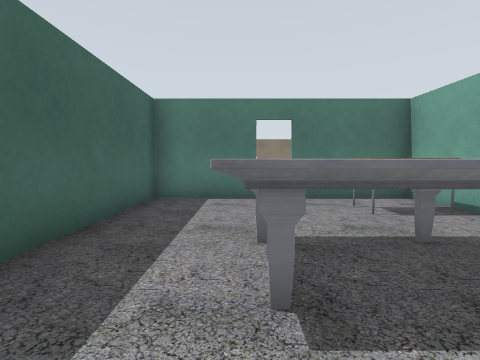
[1] (above)

19 first-person views from a walk through a Gazebo world. The camera is 0.9 m above the floor, tilts 4° down and sees 85° across. The floor is counted in squares, 1 m on a side. Each view is taken from the middle of a square. On the plan, view 1 faces up. The plan holds only what a view shows up to about 10 squares ahead; the rest is blank. Robots are left out. Simple patterns stand in for the simulator's built-in surfaces. Some stock models are drawn as simple stand-ins.

[2]
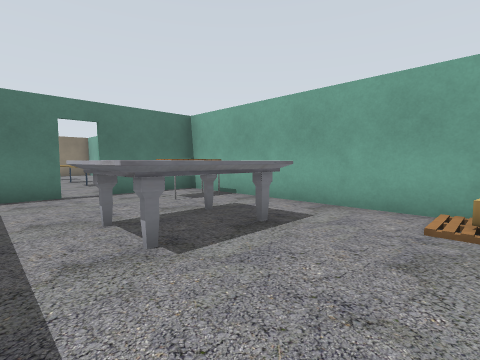

[3]
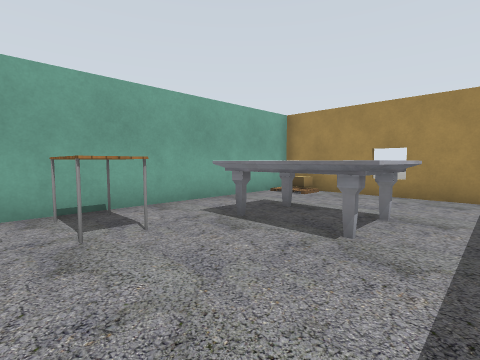

[4]
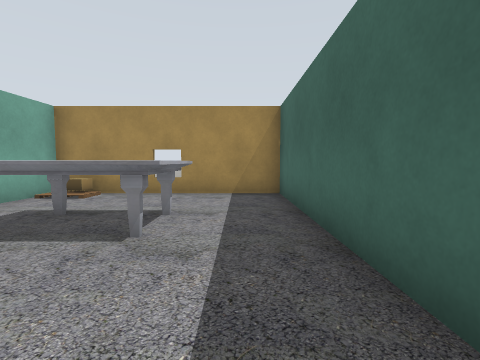

[5]
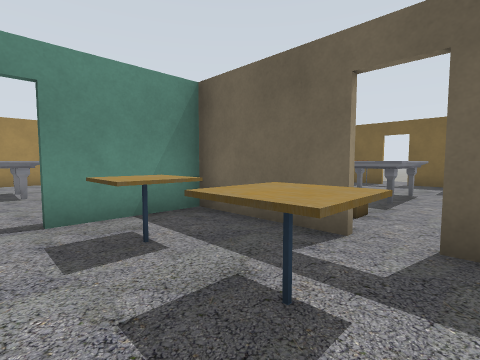

[6]
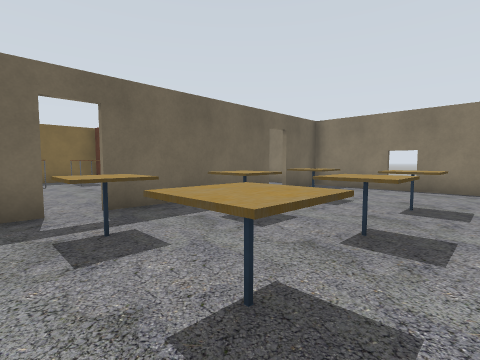

[7]
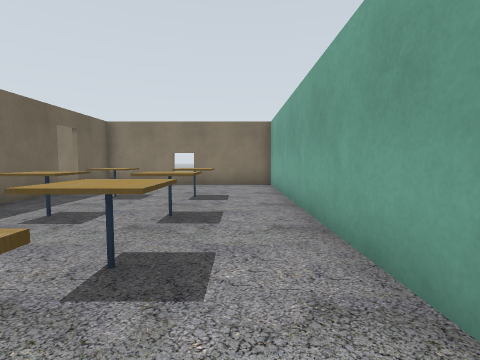

[8]
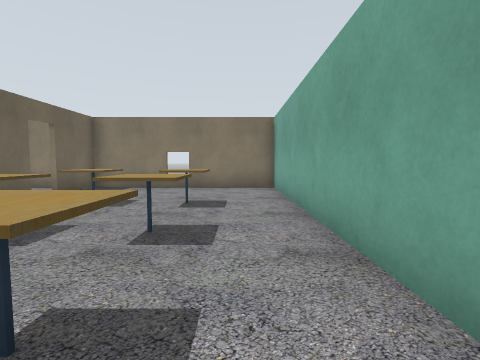

[9]
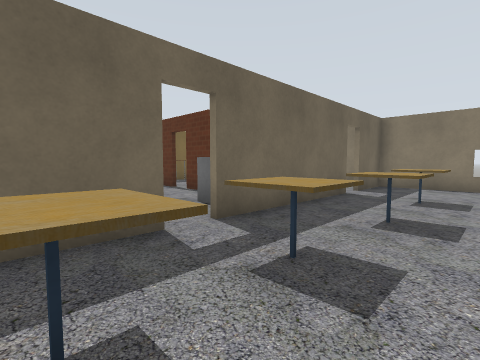

[10]
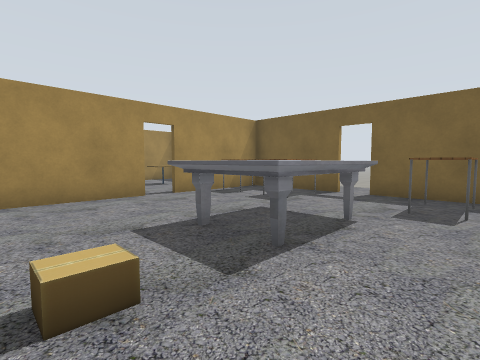

[11]
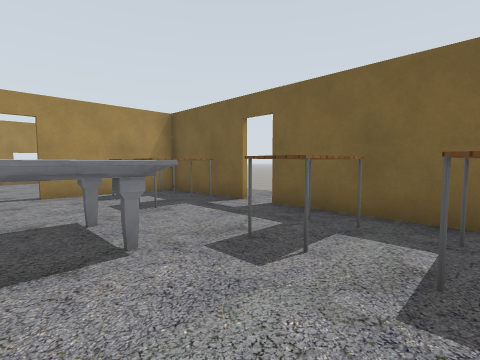

[12]
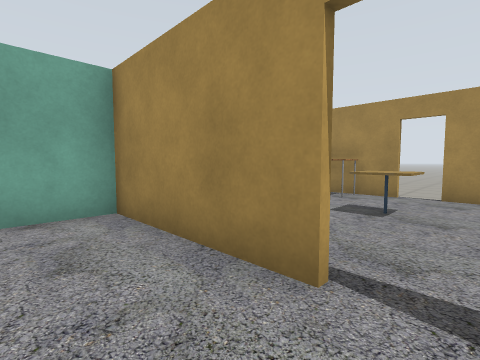

[13]
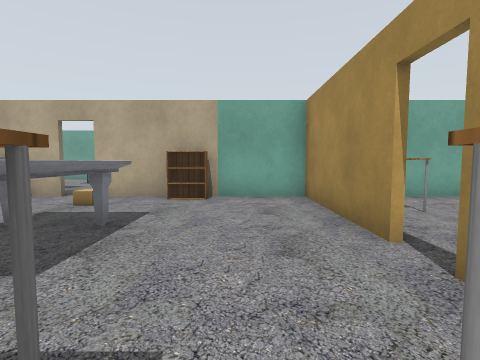

[14]
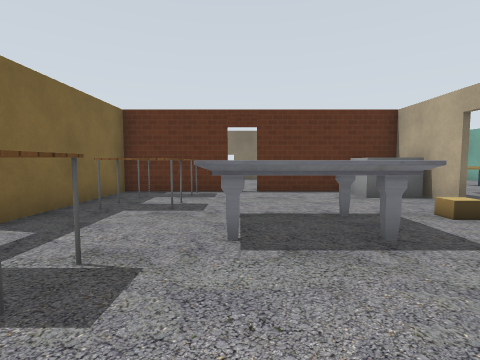

[15]
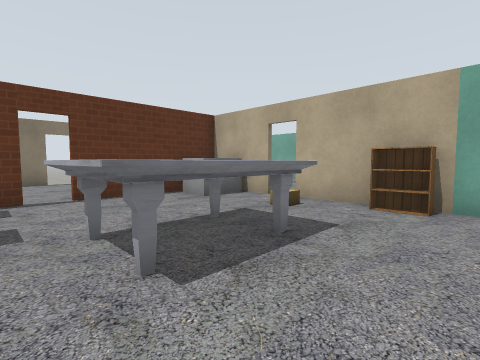

[16]
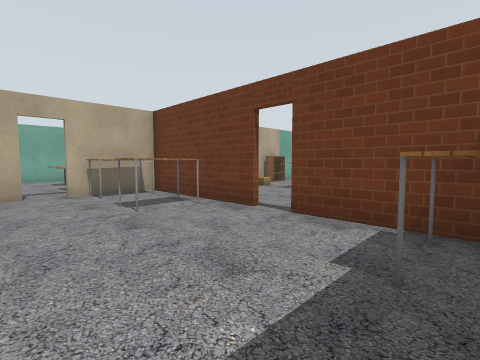

[17]
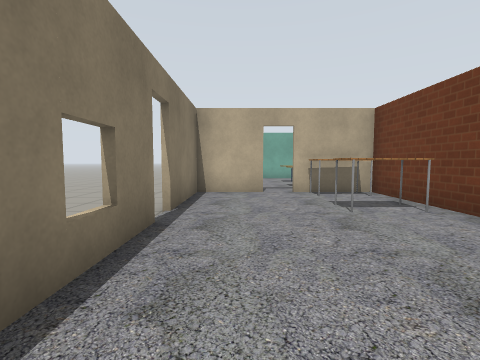

[18]
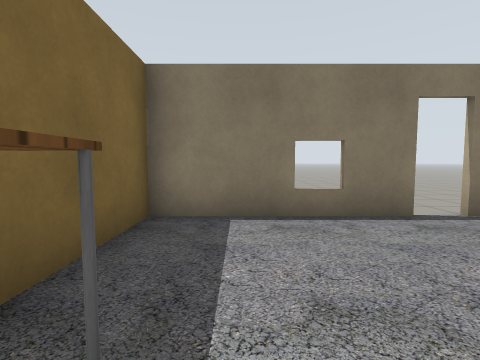

[19]
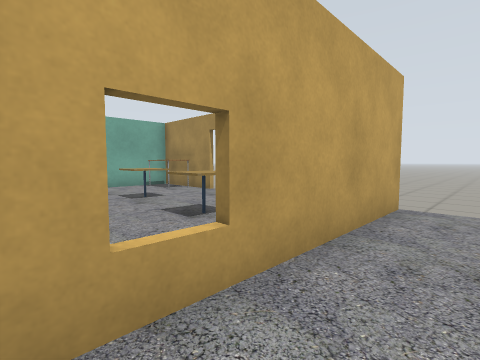

### Floor plan
Points are (right, up) in squares from view 1. A wall is a line through its corners. A room is listed if a view was taken in it or the views show most of it. See-through windows are left out.
Room 1 (views 1, 2, 3, 4)
walls: (0.5, 6.6) (-2.1, 6.6); (-2.1, 7.1) (-2.1, -1.5); (-2, -1.4) (4.2, -1.4) (4.2, 6.6) (1.3, 6.6)
ways out: open door at (1, 7) to room 2
objects: marble table (0, 2) to (2, 3); table (2, 5) to (3, 5); cardboard box (3, -1)
Room 2 (views 5, 6, 7, 8, 9)
walls: (-2.1, 15.5) (-2.1, 10.5); (-2.1, 9.8) (-2.1, 7.1); (4.2, 9.2) (4.2, 18.3) (-2.1, 18.3) (-2.1, 16.3); (-2.2, 6.7) (0.5, 6.7)
ways out: open door at (1, 7) to room 1; open door at (-2, 10) to room 3; open door at (-2, 16) to room 4
objects: cafe table (-1, 8) to (0, 8); cafe table (-1, 10) to (0, 10); cafe table (0, 12); cafe table (0, 15); cafe table (2, 8); cafe table (2, 10); cafe table (2, 12) to (2, 13); cafe table (2, 14) to (2, 15)
Room 3 (views 10, 11, 12, 13, 14, 15)
walls: (-10.5, 7.6) (-10.5, 4.3) (-7, 4.3); (-7.2, 12.9) (-10.5, 12.9) (-10.5, 8.4); (-6.1, 4.3) (-2.3, 4.3) (-2.3, 9.8); (-2.3, 10.5) (-2.3, 13); (-2.2, 12.9) (-6.5, 12.9)
ways out: open door at (-2, 10) to room 2; open door at (-7, 13) to room 4; open door at (-11, 8) to room 5; open door at (-6.5, 4)
objects: table (-10, 5) to (-9, 5); table (-10, 7) to (-9, 7); table (-9, 10) to (-8, 10); table (-9, 12) to (-8, 12); marble table (-7, 8) to (-5, 9); grey box (-4, 12) to (-3, 12); bookshelf (-3, 7); cardboard box (-3, 9)
Room 4 (views 16, 17, 18)
walls: (-6.1, 18.3) (-10.5, 18.3) (-10.5, 15.5); (-6.5, 13.1) (-2.2, 13.1); (-9.9, 13.1) (-7.4, 13.1); (-2.3, 16.3) (-2.3, 18.3) (-5.2, 18.3); (-2.3, 13) (-2.3, 15.5)
ways out: open door at (-2, 16) to room 2; open door at (-7, 13) to room 3; open door at (-5.5, 18) to room 5
objects: table (-10, 14) to (-10, 15); table (-5, 14) to (-5, 15); table (-3, 14) to (-3, 15)
Room 5 (view 19)
walls: (-10.7, -1.6) (-10.7, 4)
ways out: open door at (-11, 8) to room 3; open door at (-5.5, 18) to room 4; opening at (-11, -3)

Where each view was taken, in squares from view 1:
view 1: 0 up, 0 right, facing up
view 2: 1 down, 1 left, facing up-right
view 3: 6 up, 1 left, facing down-right
view 4: 6 up, 1 left, facing down
view 5: 11 up, 1 right, facing down-left
view 6: 9 up, 3 right, facing up-left
view 7: 8 up, 3 right, facing up
view 8: 9 up, 3 right, facing up
view 9: 8 up, 1 right, facing up-left
view 10: 11 up, 3 left, facing down-left
view 11: 12 up, 6 left, facing down-left
view 12: 6 up, 7 left, facing down-right
view 13: 6 up, 9 left, facing right
view 14: 5 up, 7 left, facing up
view 15: 6 up, 8 left, facing up-right
view 16: 17 up, 10 left, facing down-right
view 17: 17 up, 10 left, facing right
view 18: 14 up, 9 left, facing up
view 19: 4 up, 12 left, facing down-right
